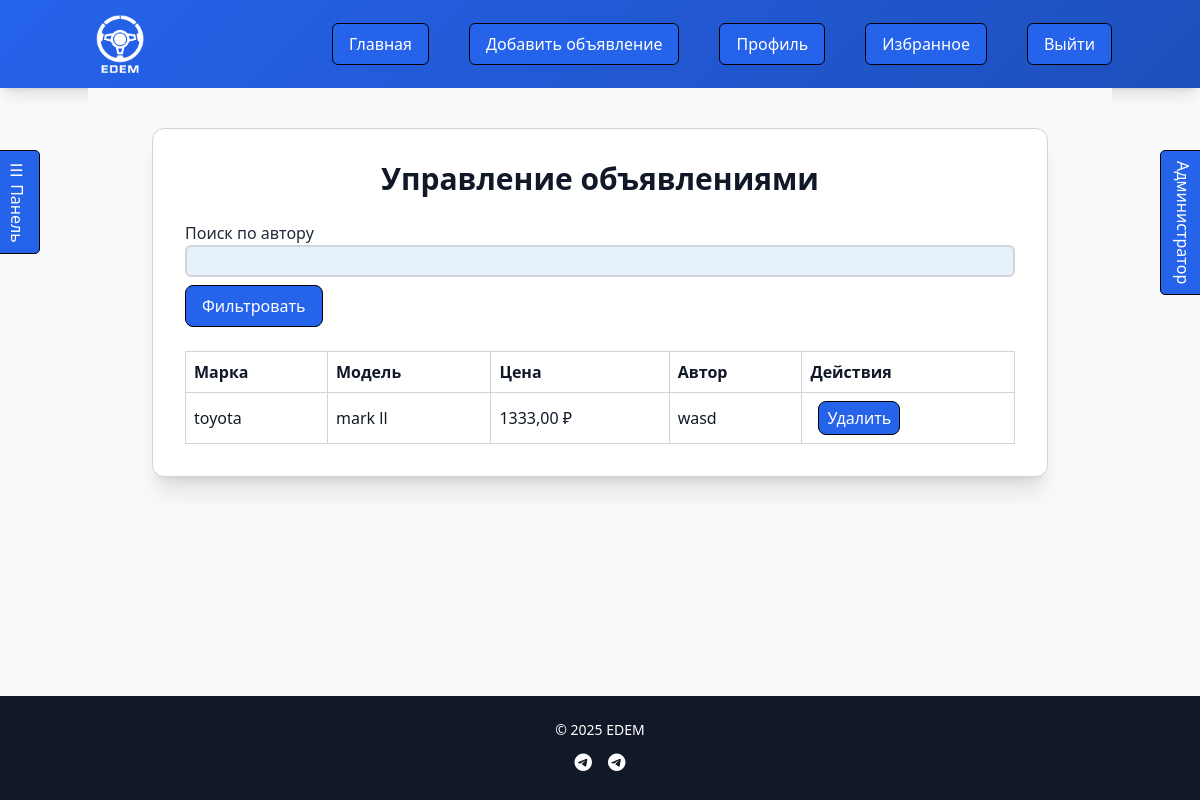
Before: /manage/ads/ (signed in) with the older database file.
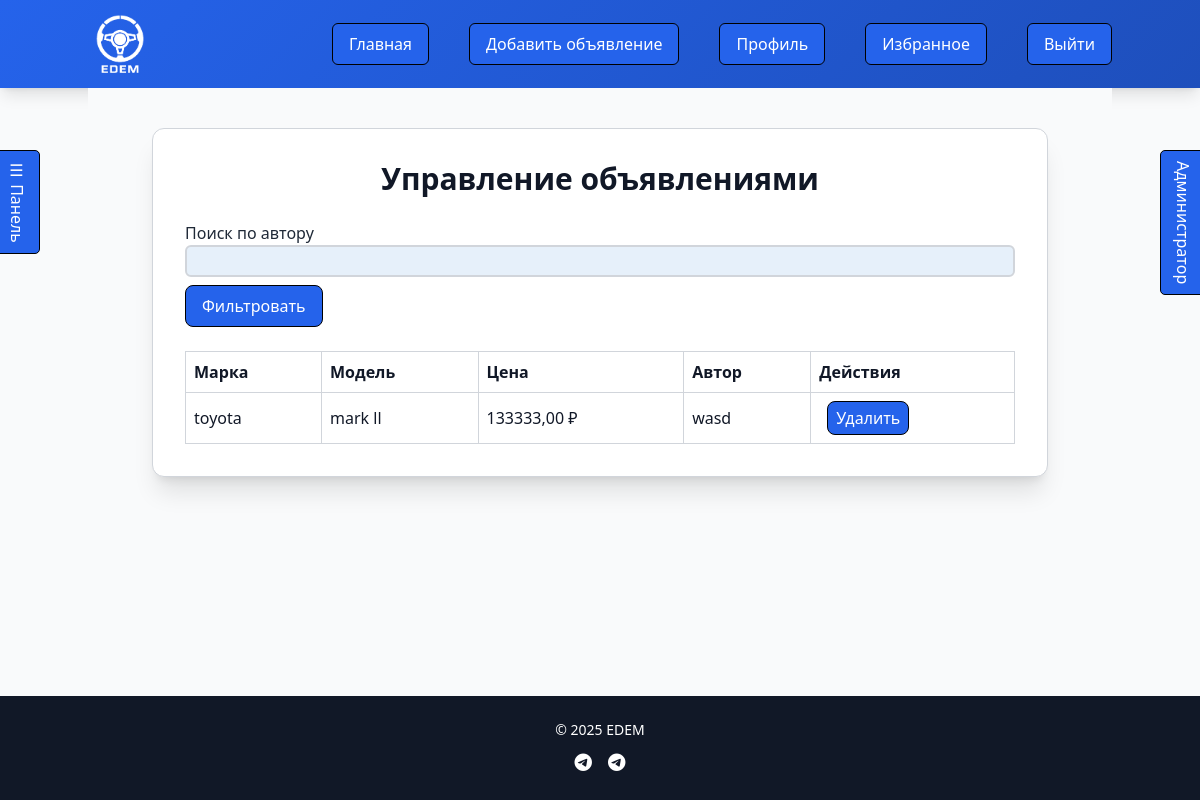
After: the same page with the newer database file.
### cars/models.py (models this page shows, shortened)
class Car(models.Model):
    FUEL_TYPE_CHOICES = [
        ('Бензин', 'Бензин'),
        ('Дизель', 'Дизель'),
        ('Электрическая', 'Электрическая'),
        ('Гибрид', 'Гибрид'),
        ('Газ', 'Газ'),
    ]
    TRANSMISSION_CHOICES = [
        ('Механическая', 'Механическая'),
        ('Автоматическая', 'Автоматическая'),
        ('Робот', 'Робот'),
        ('Вариатор', 'Вариатор'),
    ]
    CONDITION_CHOICES = [
        ('new', 'Новый'),
        ('used', 'Б/у'),
    ]
    user = models.ForeignKey(User, on_delete=models.CASCADE)
    brand = models.CharField(max_length=100)
    model = models.CharField(max_length=100)
    year = models.PositiveIntegerField(validators=[MaxValueValidator(timezone.now().year)])
    price = models.DecimalField(max_digits=12, decimal_places=2, validators=[MinValueValidator(0)])
    mileage = models.PositiveIntegerField(validators=[MinValueValidator(0)])
    engine_capacity = models.DecimalField(max_digits=4, decimal_places=1, validators=[MinValueValidator(0.1)])
    fuel_type = models.CharField(max_length=50, choices=FUEL_TYPE_CHOICES)
    transmission = models.CharField(max_length=50, choices=TRANSMISSION_CHOICES)
    color = models.CharField(max_length=50, blank=True, null=True)
    description = models.TextField()
    created_at = models.DateTimeField(default=timezone.now)
    is_sold = models.BooleanField(default=False)
    condition = models.CharField(max_length=20, choices=CONDITION_CHOICES, default='used')

class User(AbstractBaseUser, PermissionsMixin):
    username = models.CharField(max_length=150, unique=True)
    email = models.EmailField(unique=True)
    phone = models.CharField(max_length=15, blank=True, null=True, validators=[
        MinLengthValidator(11, message="Phone number must be at least 11 digits"),
    ])
    first_name = models.CharField(max_length=30, blank=True, null=True)
    last_name = models.CharField(max_length=30, blank=True, null=True)
    company_name = models.CharField(max_length=100, blank=True)
    date_joined = models.DateTimeField(default=timezone.now)
    avatar_url = models.URLField(blank=True, null=True)
    avatar_file = models.ImageField(upload_to='avatars/', blank=True, null=True)
    balance = models.DecimalField(max_digits=12, decimal_places=2, default=0, validators=[MinValueValidator(0)])
    is_active = models.BooleanField(default=True)
    is_staff = models.BooleanField(default=False)
    is_verified = models.BooleanField(default=False)
    block_reason = models.TextField(blank=True, null=True)
    objects = CustomUserManager()
    USERNAME_FIELD = 'username'
    REQUIRED_FIELDS = ['email']
    class Meta:
        db_table = 'Users'
        verbose_name = _('user')
        verbose_name_plural = _('users')

### cars/views.py (the view, shortened to what this page needs)
# urls.py: path('manage/ads/', views.manage_ads, name='manage_ads'),
@login_required
@never_cache
def manage_ads(request):
    if not request.user.is_superuser:
        messages.error(request, 'У вас нет прав для доступа к этой странице.')
        return redirect('car_list')
    cars = Car.objects.all()
    unread_deals_count = get_unread_deals_count(request.user)
    return render(request, 'manage_ads.html', {
        'cars': cars,
        'unread_deals_count': unread_deals_count
    })

### cars/views.py (called while the page is built)
def get_unread_deals_count(user):
    if not user.is_authenticated:
        return 0
    buyer_requests = PurchaseRequest.objects.filter(buyer=user).order_by('-request_date')
    seller_requests = PurchaseRequest.objects.filter(seller=user).order_by('-request_date')
    unread_purchases_count = buyer_requests.filter(is_read=False, status__in=['Одобрено', 'Отклонено']).count()
    unread_sales_count = seller_requests.filter(is_read=False, status='В ожидании').count()
    return unread_purchases_count + unread_sales_count

### templates/manage_ads.html (shortened to what this page needs)
{% extends 'base.html' %}
{% block content %}
<div class="max-w-4xl mx-auto rounded-xl shadow-xl p-6 md:p-8 fade-in" style="background-color: var(--card-bg); border: 1px solid var(--border-color);">
    <h2 class="text-2xl md:text-3xl font-extrabold mb-6 text-center" style="color: var(--text-color);">Управление объявлениями</h2>
    <form method="post" class="mb-6">
        <div class="mb-4">
            <label for="author_filter" class="block" style="color: var(--secondary-color);">Поиск по автору</label>
            <input type="text" name="author_filter" id="author_filter" class="w-full p-2 border rounded-lg focus:outline-none focus:ring-2" style="border-color: var(--border-color); focus:ring: var(--btn-bg);">
            <button type="submit" class="mt-2 px-4 py-2 rounded-lg" style="background-color: var(--btn-bg); color: var(--btn-text);">Фильтровать</button>
        </div>
    </form>
    <table class="w-full text-left border-collapse">
        <thead>
        <tr style="background-color: var(--secondary-btn-bg);">
            <th class="p-2 border" style="border-color: var(--border-color);">Марка</th>
            <th class="p-2 border" style="border-color: var(--border-color);">Модель</th>
            <th class="p-2 border" style="border-color: var(--border-color);">Цена</th>
            <th class="p-2 border" style="border-color: var(--border-color);">Автор</th>
            <th class="p-2 border" style="border-color: var(--border-color);">Действия</th>
        </tr>
        </thead>
        <tbody>
        {% for car in cars %}
        <tr class="hover-row">
            <td class="p-2 border" style="border-color: var(--border-color);">{{ car.brand }}</td>
            <td class="p-2 border" style="border-color: var(--border-color);">{{ car.model }}</td>
            <td class="p-2 border" style="border-color: var(--border-color);">{{ car.price }} ₽</td>
            <td class="p-2 border" style="border-color: var(--border-color);">{{ car.user.username }}</td>
            <td class="p-2 border" style="border-color: var(--border-color);">
                <form method="post" action="" style="display:inline;" onsubmit="return confirm('Удалить объявление?');">
                    <button type="submit"
                            class="px-2 py-1 rounded-lg ml-2 border border-black cursor-pointer hover:bg-red-700 transition-colors"
                            style="background-color: #ef4444; color: white;">
                        Удалить
                    </button>
                </form>
            </td>
        </tr>
        {% endfor %}
        </tbody>
    </table>
</div>
{% endblock %}

Changed rows visible on the page:
changed Car "toyota": price "1333,00" → "133333,00"
